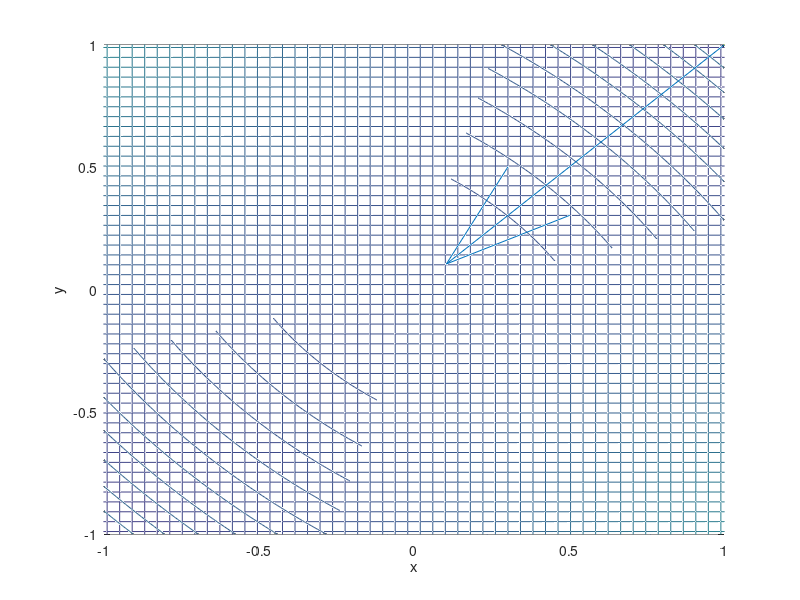

The MATLAB script that drew this image:
%%
[X, Y] = meshgrid (-1:0.01:1, -1:0.01:1);
Z = X.^2 + Y.^2 + X.*Y;
% mesh(X,Y,Z)
contour(X,Y,Z)
hold on
[px, py] = gradient(Z,0.1,0.1);
quiver(px,py);
xlabel('x')
ylabel('y')

%% test gradient
x = 1;
y = 1;
z = x+y;
pxy = gradient(z,x,y) 

%% test quiver
x = 1;
y = 1;
px = 1;
py = 1;
quiver(x,y,px,py)

%% check convex
x = linspace(-2, 2, 100);
y = linspace(-2, 2, 100);
[X, Y] = meshgrid(x, y);
Z = X.^2 - 4 * X .* Y + Y.^2;
mesh(X, Y, Z)